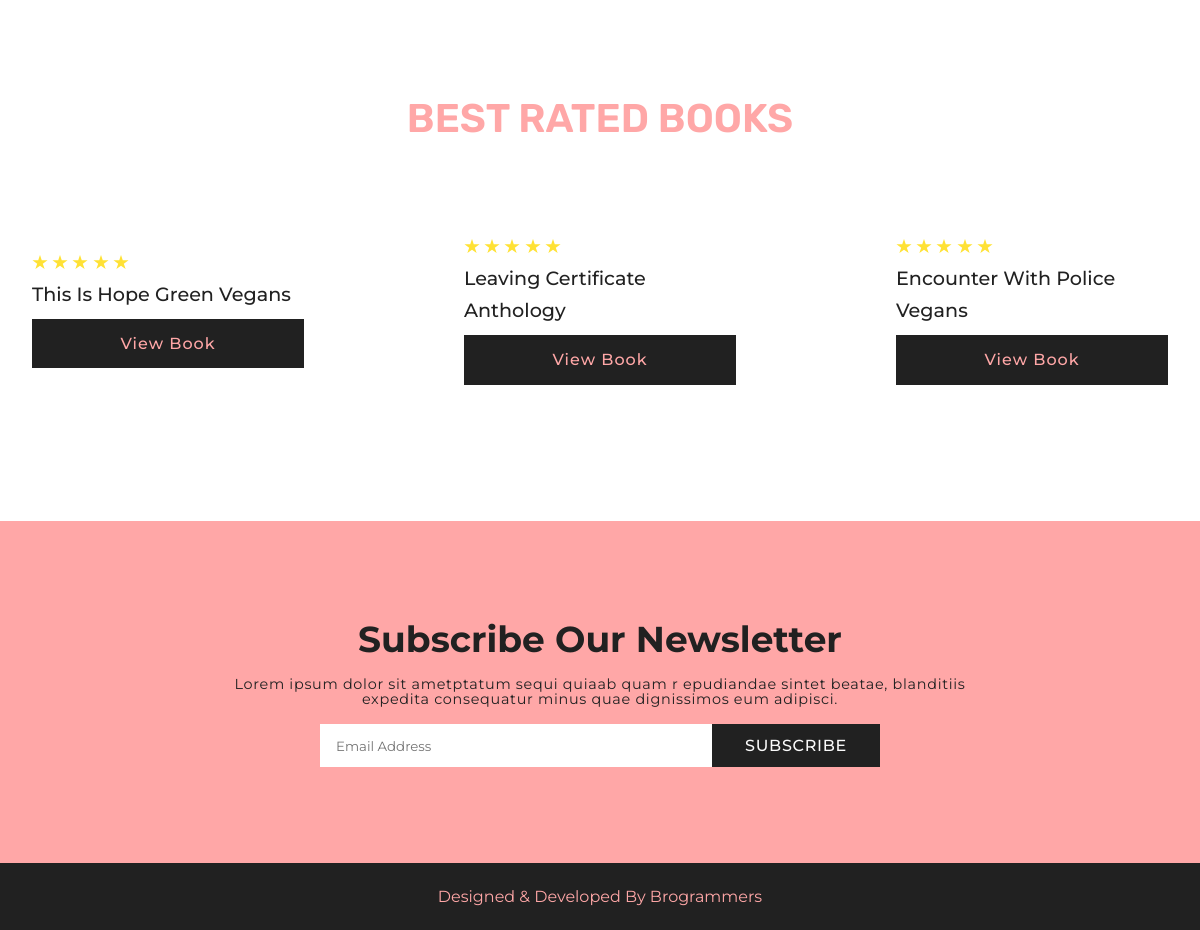
The app's page / (lower part), older data.
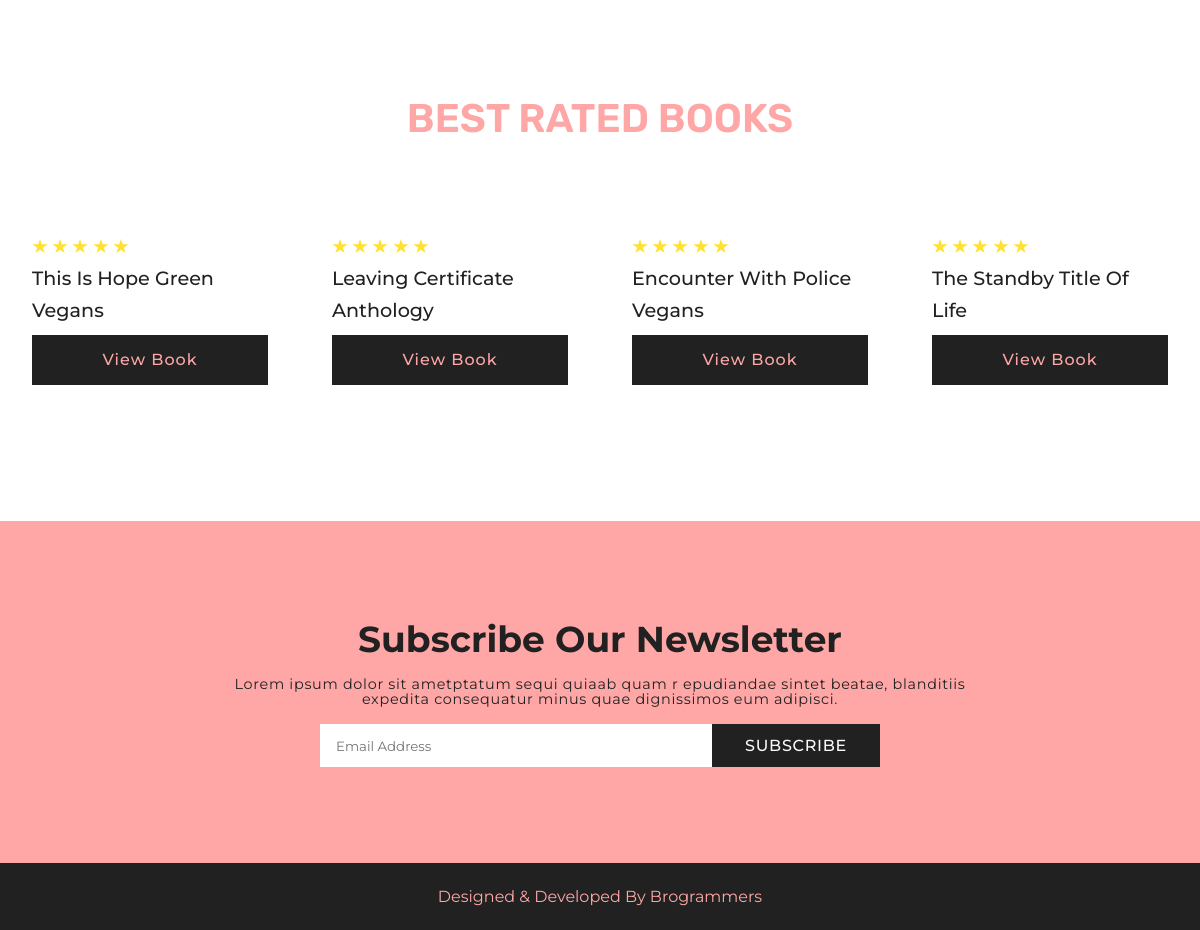
The same page, newer data.
### app/models.py (models this page shows)
class BookData(models.Model):
        book_name = models.TextField()
        book_small_desc = models.TextField()
        book_desc = models.TextField()
        book_image = models.TextField()
        book_review_star = models.PositiveSmallIntegerField()
        book_author = models.CharField(max_length=60)
        book_published = models.CharField(max_length=60)
        book_review_count = models.PositiveIntegerField(default=1)

### app/views.py (the view)
def Home(request):
        popular_books = BookData.objects.filter(book_review_star = 4)[:4]
        rated_books = BookData.objects.filter(book_review_star = 5)[:4]
        loginValue = False
        if 'mail'  in request.session:
                if request.session['mail']:
                        loginValue = True
        context = { "data" : popular_books, "rated" : rated_books , 'iterator':range(1,6), "loggedIn" : loginValue }
        return render(request, 'index.html', context)

### template/index.html (shortened to what this page needs)
{% load static %}
<!DOCTYPE html>
<html lang="en">
<head>
        <link rel="stylesheet" href="{% static 'resources/styles/style.css' %}">
</head>
<body>
        <main>
                <section class="rating-section">
                        <div class="section-heading">
                                <h1>Best Rated Books</h1>
                        </div>
                        <div class="card-container">
                                {% for values in rated %}
                                        {% if values.book_review_star == 5 %}
                                                <div class="cards">
                                                        <div class="img-container">
                                                        </div>
                                                        <div class="text-content">
                                                                <div class="ratings">
                                                                        {% for i in iterator %}
                                                                                {% if values.book_review_star >= i %}
                                                                                        <ion-icon name="star-sharp" class="stared"></ion-icon>
                                                                                {% else %}
                                                                                        <ion-icon name="star-sharp" ></ion-icon>
                                                                                {% endif %}
                                                                        {% endfor %}
                                                                </div>
                                                                <h4>{{ values.book_name }}</h4>
                                                                <a href="{% url 'book_details'  values.id  %}">View Book</a>
                                                        </div>
                                                </div>
                                        {% endif %}
                                {% endfor %}
                        </div>
                </section>
                <section class="subscribe-section">
                        <div class="text-container">
                                <h1>Subscribe Our Newsletter</h1>
                                <p>
                                        Lorem ipsum dolor sit ametptatum sequi quiaab quam r
                                        epudiandae sintet beatae, blanditiis expedita consequatur minus quae dignissimos eum adipisci.
                                </p>
                                <div class="subscribe-input">
                                        <input type="email" placeholder="Email Address">
                                        <a href="#">Subscribe</a>
                                </div>
                        </div>
                </section>
        </main>
        <footer>
               <h4>Designed & Developed By Brogrammers</h4>
        </footer>
</body>
</html>

Row changes from the older to the newer data that the page shows:
now on this page (row edited): BookData: book_name "The Standby Title Of Life"
